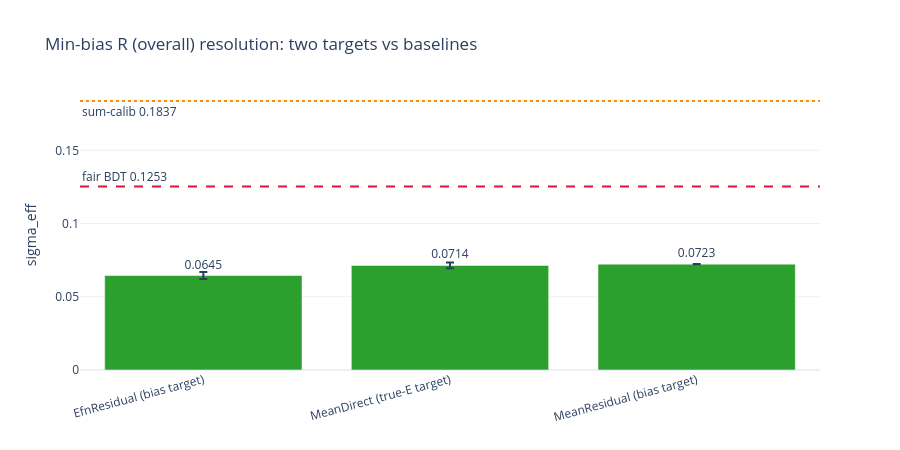

The code cell stored with this chart in its notebook:
### Code cell
d = summary13
colors = ["#2ca02c" if b else "#8c8c8c" for b in d["beats_BDT"]]
fig = go.Figure(go.Bar(x=d["variant"], y=d["sigma_eff"], error_y=dict(type="data", array=d["std"]),
                       marker_color=colors, text=[f"{v:.4f}" for v in d["sigma_eff"]], textposition="outside"))
fig.add_hline(y=BDT, line_dash="dash", line_color="crimson", annotation_text=f"fair BDT {BDT:.4f}", annotation_position="top left")
fig.add_hline(y=SUMcal, line_dash="dot", line_color="darkorange", annotation_text=f"sum-calib {SUMcal:.4f}", annotation_position="bottom left")
fig.update_layout(template="plotly_white", height=450, title="Min-bias R (overall) resolution: two targets vs baselines",
                  yaxis_title="sigma_eff", xaxis_tickangle=-15)
fig.show()

### Figure 1 — Plotly figure (JSON) as saved in the notebook; plotly's stock layout.template omitted (floating-point values rounded to 4 significant figures)
{"data": [{"error_y": {"array": [0.0024, 0.002, 0.0001], "type": "data"}, "marker": {"color": ["#2ca02c", "#2ca02c", "#2ca02c"]}, "text": ["0.0645", "0.0714", "0.0723"], "textposition": "outside", "type": "bar", "x": ["EfnResidual (bias target)", "MeanDirect (true-E target)", "MeanResidual (bias target)"], "y": [0.0645, 0.0714, 0.0723]}], "layout": {"annotations": [{"showarrow": false, "text": "fair BDT 0.1253", "x": 0, "xanchor": "left", "xref": "x domain", "y": 0.1253, "yanchor": "bottom", "yref": "y"}, {"showarrow": false, "text": "sum-calib 0.1837", "x": 0, "xanchor": "left", "xref": "x domain", "y": 0.1837, "yanchor": "top", "yref": "y"}], "height": 450, "shapes": [{"line": {"color": "crimson", "dash": "dash"}, "type": "line", "x0": 0, "x1": 1, "xref": "x domain", "y0": 0.1253, "y1": 0.1253, "yref": "y"}, {"line": {"color": "darkorange", "dash": "dot"}, "type": "line", "x0": 0, "x1": 1, "xref": "x domain", "y0": 0.1837, "y1": 0.1837, "yref": "y"}], "title": {"text": "Min-bias R (overall) resolution: two targets vs baselines"}, "xaxis": {"tickangle": -15}, "yaxis": {"title": {"text": "sigma_eff"}}}}
